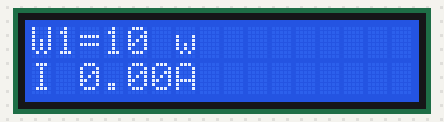
The sketch below on a simulated Arduino Uno, built with avr-gcc and run on an emulated ATmega328P. Shown: 16×2 character LCD.

Above: at 0.2 s.
At 0.8 s:
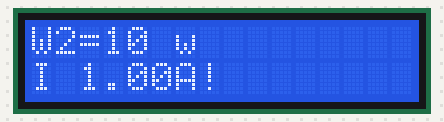
At 1.5 s:
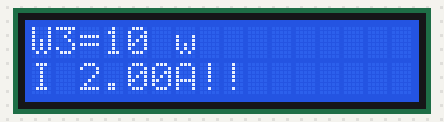
At 2.1 s:
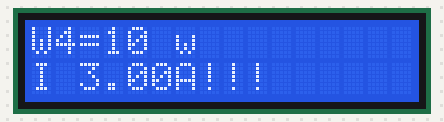
At 2.7 s:
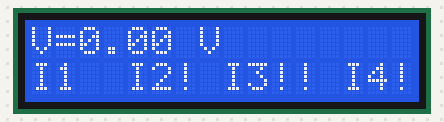

The sketch:

LCD32.ino
```cpp
#include <LiquidCrystal_I2C.h>

// Dirección del módulo I2C (común: 0x27 o 0x3F)
LiquidCrystal_I2C lcd(0x27, 16, 2);
struct Rele {
  int pin;
  float corriente, medicion = 0;
  bool On = true;
  String Potencia;
};
Rele rele[4];
float V;
int i, Equipos = 4, T = 0, S, A = 0;
float Imax = 3.0;  // Corriente máxima
// ---------------------------------------------------------------
void setup() {
  lcd.init();
  lcd.backlight();
  S = Equipos;
  for (int i = 0; i < 4; i++) {
    rele[i].corriente = 1* i;
    rele[i].medicion = 10 * i;
    rele[i].Potencia = "10";
  }}
  void loop() {
    T = (T + 1) % 32000;  //Manejo el tiempo en función de pasada
    if (S != A) {         //Solo lo escribo cuando A cambia
      if (S < Equipos) {
        mostrarCanal(S);
      } else if (S == Equipos) {
        mostrarTension();
      }
      A = S;
    }
    if (T == 2499) {
      S = (S + 1) % (Equipos+1);
    }
  }
  void mostrarCanal(int n) {  // Muestra cada canal (Wn e In)
    lcd.clear();
    if (rele[n].On) {
      lcd.setCursor(0, 0);  // Fila 1 → Potencia
      lcd.print("W");
      lcd.print(n + 1);
      lcd.print("=");
      lcd.print(rele[n].Potencia);
      lcd.print(" w");
      lcd.setCursor(0, 1);  // Fila 2 → Corriente y nivel
      lcd.print("I");
      lcd.print(" ");
      lcd.print(rele[n].corriente, 2);
      lcd.print("A");
      lcd.print(indicadorCorriente(rele[n].corriente));
      lcd.print(" ");
    } else {
      lcd.print("Apagado");
    }
  }
  void mostrarTension() {  // Muestra la pantalla de tensión + Estados de lascorrientes
    lcd.clear();
    lcd.setCursor(0, 0);
    lcd.print("V=");
    lcd.print(V, 2);
    lcd.print(" V");
    lcd.setCursor(0, 1);
    for (int i = 0; i < 4; i++) {
      if (rele[i].On) {
        lcd.print("I");
        lcd.print(i + 1);
        lcd.print(indicadorCorriente(rele[i].corriente));
        if (i < 3) lcd.print(" ");
      }
    }
  }
  String indicadorCorriente(float valor) {  // Genera los signos "!" según el nivel de corriente
    float rel = valor / Imax;
    if (rel < 0.25) return " ";
    else if (rel < 0.5) return "!";
    else if (rel < 0.75) return "!!";
    else return "!!!";
  }
```

Measured:
- by itself, everything shown: repeats every 3.1 s, in 5 steps
- what the display in image 0 shows lasts 0.6 s, from 0.2 s to 0.8 s
